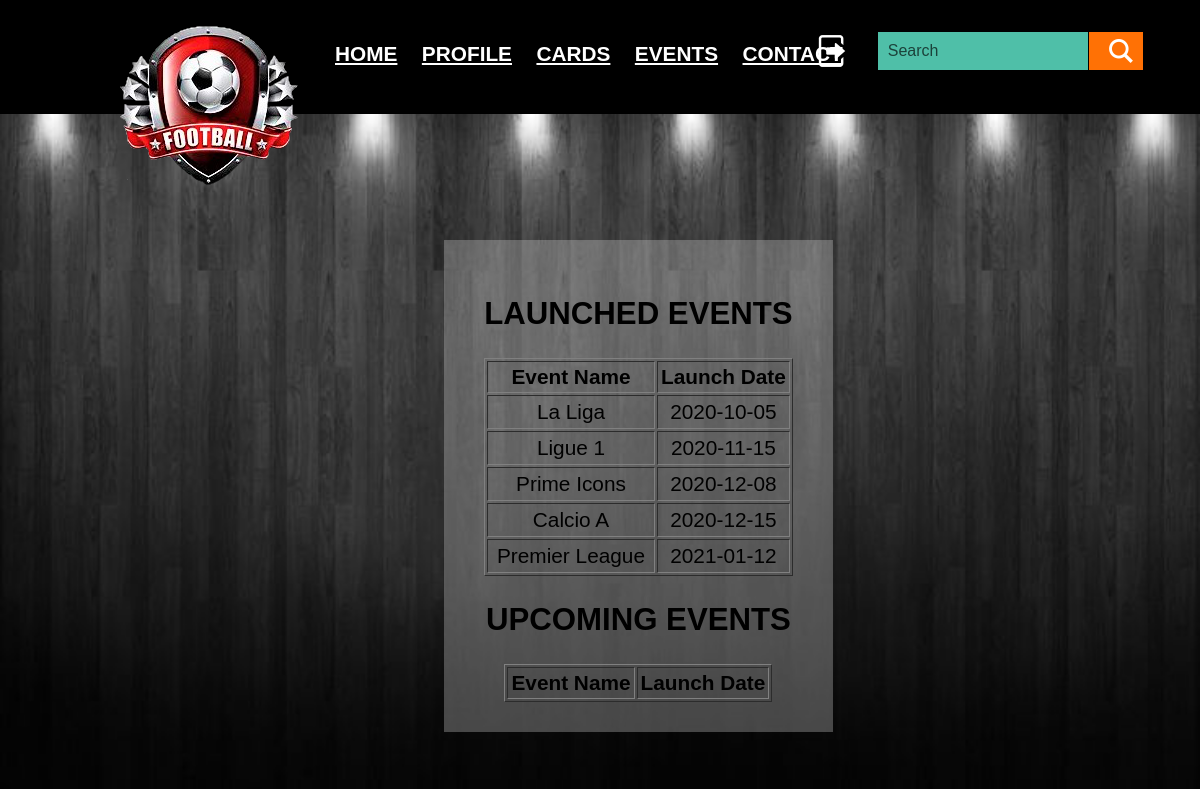
The app's page /events_page.php (signed in) with its own data.
### tables this page shows
CREATE TABLE `fifa_events` (
  `event_name` varchar(20) NOT NULL,
  `launch_date` date DEFAULT NULL
);

### events_page.php (the view, shortened to what this page needs)
<?php
require('user_menu.php');
require('db_connect.php');
$today_date = today_date();
  echo '<img src="images/events_bg4.jpg" alt="" height = "100%" width="100%" style = "display:block;">';
echo '<div class = "event_details">';
echo '<div class = "events_highlight">';
echo '<h2><center>LAUNCHED EVENTS <center></h2>';
$qry = "SELECT * FROM fifa_events WHERE launch_date BETWEEN '2020-01-01' AND '$today_date' ORDER BY launch_date";
$l_events = mysqli_query($conn,$qry) or die('Failed to get events: '.mysqli_error($conn));
echo '<form action="cards_page.php" method="post">';
echo '<table border="1" cellpadding=3 align=center>';
echo '<tr>
      <th> Event Name </th>
      <th> Launch Date </th>
      </tr>';
while($row = mysqli_fetch_array($l_events)){
    $ev_name = $row['event_name'];
    echo "<tr>
          <td><input type='submit' name='event' style = 'border: None; background-color: inherit;color: black;
          font-size: inherit;'
          value='$ev_name'></td>
          <td>".$row['launch_date'].'</td>
          </tr>';
}
echo '</table>';
echo '<h2><center>UPCOMING EVENTS <center></h2>';
echo '<table border="1" cellpadding=3 align=center>';
echo '<tr>
      <th> Event Name </th>
      <th> Launch Date </th>
      </tr>';
echo '</table>';
echo '</form>';
echo '</div>';
function today_date(){
    $date_array = getdate();
    return $date_array['year']."-".$date_array['mon']."-".$date_array['mday'];
}
?>
</div>

### user_menu.php (shortened to what this page needs)
<!DOCTYPE HTML>
<html>
<head>
    <link rel="stylesheet" href="css/home_styles.css" type="text/css" />
</head>
<body>
<div class="header">
	<div class="container">
		<div class="logo">
			<a href="home_page.php"><img src="images/logo2-cutout.png" alt="" vspace=20></a>
		</div>
		<div class="log-out">
			<a href="logout.php"><img src="images/logout-32.png" alt="" vspace=20></a>
		</div>
		<div class="navigation">
			<ul class="navig cl-effect-3" >
				<li><a href="home_page.php">Home</a></li>
				<li><a href="profile_page.php">Profile</a></li>
				<li><a href="cards_page.php">Cards</a></li>
				<li><a href="events_page.php">Events</a></li>
				<li><a href="contact_page.php">Contact</a></li>
			</ul>
			<div class="search-bar">
				<input type="text" placeholder="Search" required="" />
				<input type="submit" value="" />
			</div>
		</div>
	</div>
</div>

### css/home_styles.css (style rules this page uses)
html { font-family: sans-serif; -webkit-text-size-adjust: 100%; -ms-text-size-adjust: 100%; }
body { margin: 0; }
header,div { display: block; }
.header { background: #000000; padding: 2em 0; position: relative; }
.logo { position: absolute; top: 5%; left: 10%; transition: transform .2s; }
.navigation { width: 75%; float: right; }
ul.navig { padding: 0; width: 65%; float: left; margin-top: 10px; }
ul.navig li { display: inline-block; margin: 0 10px; }
ul.navig li a { text-transform: uppercase; font-size: 1.3em; color: #fff; font-weight: 700; }
.search-bar { width: 33%; float: right; }
.search-bar input[type="text"] { width: 70%; padding: 10px; border: 0; background: #4fbfa8; margin: 0 -4px 0 0; display: inline-block; outline: none; -webkit-appearance: none; vertical-align: -webkit-baseline-middle; color: #fff; }
.search-bar input[type="submit"] { width: 20%; padding: 10px; background: #ff7105 url(../images/search.png)no-repeat 20px; outline: none; -webkit-appearance: none; border: 0; display: inline-block; vertical-align: -webkit-baseline-middle; }
.container:after { content: "\0020"; display: block; height: 0; clear: both; visibility: hidden; }
.container { padding-right: 50px; padding-left: 50px; margin-right: auto; margin-left: auto; }
button, html input[type="button"], input[type="reset"], input[type="submit"] { -webkit-appearance: button; cursor: pointer; }
input, button, select, textarea { font-family: inherit; font-size: inherit; line-height: inherit; }
.log-out { position: absolute; top: 13%; left: 68%; transition: width 1.5s, height 1.5s, transform 1.5s; }
::placeholder { color: black; opacity: 0.65; }
.event_details { position: absolute; left:37%; top: 30%; color: white; font-size: 1.3em; font-weight: 500; }
.events_highlight { padding: 30px 40px; text-align: center; margin: 0px; background: rgba(218, 218, 218, 0.30); color: #000; }

### records on screen
fifa_events: event "La Liga", launch_date "2020-10-05"
fifa_events: event "Ligue 1", launch_date "2020-11-15"
fifa_events: event "Prime Icons", launch_date "2020-12-08"
fifa_events: event "Calcio A", launch_date "2020-12-15"
fifa_events: event "Premier League", launch_date "2021-01-12"
